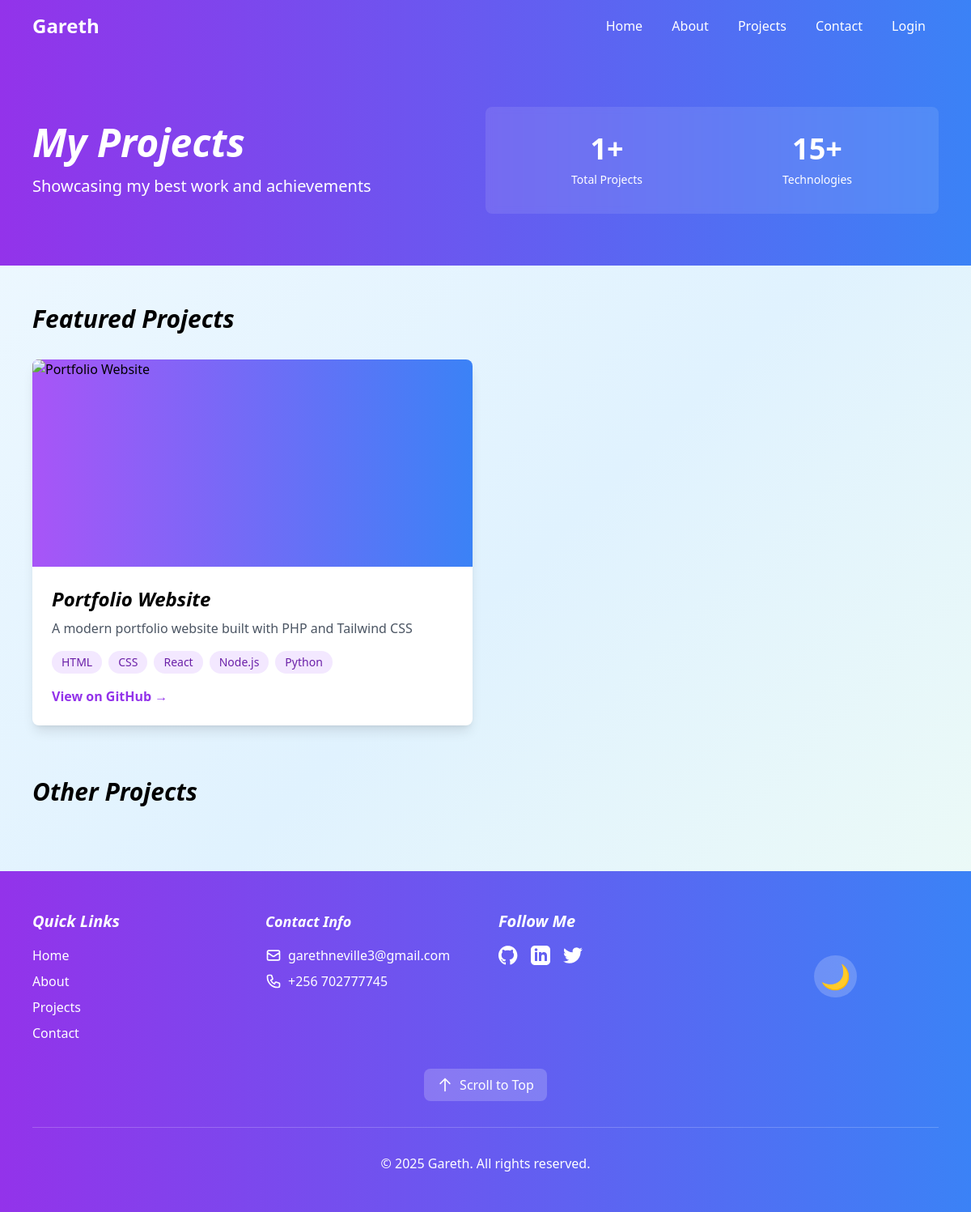
/projects/index.php, run on the app's committed database.
### tables this page shows
CREATE TABLE IF NOT EXISTS projects (
    id INT PRIMARY KEY AUTO_INCREMENT,          
    title VARCHAR(100) NOT NULL,                
    description TEXT,                           
    image_url VARCHAR(255),                     
    live_url VARCHAR(255),                      
    github_url VARCHAR(255),                    
    featured BOOLEAN DEFAULT FALSE,             
    created_at TIMESTAMP DEFAULT CURRENT_TIMESTAMP,         
    updated_at TIMESTAMP DEFAULT CURRENT_TIMESTAMP ON UPDATE CURRENT_TIMESTAMP   
);

CREATE TABLE IF NOT EXISTS technologies (
    id INT PRIMARY KEY AUTO_INCREMENT,          
    name VARCHAR(50) UNIQUE NOT NULL,           
    created_at TIMESTAMP DEFAULT CURRENT_TIMESTAMP
);

### inc/links.php (called while the page is built)
<?php
$home = "http://localhost/gareth/";
$about = $home . "about/";
$projects = $home . "projects/";
$contact = $home . "contact/";
$login = $home . "login/";
?>

### inc/config.php (called while the page is built, shortened)
<?php
try {
    $pdo = new PDO("mysql:host=" . DB_HOST, DB_USER, DB_PASS);
    $pdo->setAttribute(PDO::ATTR_ERRMODE, PDO::ERRMODE_EXCEPTION);
    $pdo->exec("CREATE DATABASE IF NOT EXISTS " . DB_NAME);
    $pdo = new PDO("mysql:host=" . DB_HOST . ";dbname=" . DB_NAME, DB_USER, DB_PASS);
    $pdo->setAttribute(PDO::ATTR_ERRMODE, PDO::ERRMODE_EXCEPTION);
    $pdo->setAttribute(PDO::ATTR_DEFAULT_FETCH_MODE, PDO::FETCH_ASSOC);
} catch(PDOException $e) {
    die("Database Connection Failed: " . $e->getMessage());
}
function get_all_projects() {
    global $pdo;
    try {
        $stmt = $pdo->query("SELECT * FROM projects ORDER BY created_at DESC");
        return $stmt->fetchAll();
    } catch(PDOException $e) {
        return [];
    }
}
function get_featured_projects() {
    global $pdo;
    try {
        $stmt = $pdo->query("SELECT * FROM projects WHERE featured = 1 ORDER BY created_at DESC");
        return $stmt->fetchAll();
    } catch(PDOException $e) {
        return [];
    }
}
function get_project_technologies($project_id) {
    global $pdo;
    try {
        $stmt = $pdo->prepare("
            SELECT t.* FROM technologies t
            JOIN project_technologies pt ON t.id = pt.technology_id
            WHERE pt.project_id = ?
        ");
        $stmt->execute([$project_id]);
        return $stmt->fetchAll();
    } catch(PDOException $e) {
        return [];
    }
}
?>

### projects/index.php (the view, shortened to what this page needs)
<!DOCTYPE html>
<html lang="en">
<?php
include '../inc/links.php';
require_once '../inc/config.php';
?>
<head>
    <?php include '../inc/head.php'; ?>
</head>
<body class="bg-gray-100">
    <?php include '../inc/nav.php'; ?>
    <div class="relative bg-gradient-to-r from-purple-600 to-blue-500 text-white py-16">
        <div class="max-w-6xl mx-auto px-4">
            <div class="flex flex-col md:flex-row items-center justify-between">
                <div class="md:w-1/2 mb-10 md:mb-0">
                    <h1 class="text-5xl font-bold mb-4 border-none">My Projects</h1>
                    <p class="text-xl">Showcasing my best work and achievements</p>
                </div>
                <div class="md:w-1/2">
                    <div class="bg-white bg-opacity-10 p-8 rounded-lg backdrop-blur-sm">
                        <div class="grid grid-cols-2 gap-6">
                            <div class="text-center">
                                <?php
                                $total_projects = count(get_all_projects());
                                ?>
                                <p class="text-4xl font-bold mb-2"><?php echo $total_projects; ?>+</p>
                                <p class="text-sm">Total Projects</p>
                            </div>
                            <div class="text-center">
                                <?php
                                $total_techs = count($pdo->query("SELECT * FROM technologies")->fetchAll());
                                ?>
                                <p class="text-4xl font-bold mb-2"><?php echo $total_techs; ?>+</p>
                                <p class="text-sm">Technologies</p>
                            </div>
                        </div>
                    </div>
                </div>
            </div>
        </div>
    </div>
    <div class="max-w-6xl mx-auto px-4 py-12">
        <div class="mb-16">
            <h2 class="text-3xl font-bold mb-8">Featured Projects</h2>
            <div class="grid grid-cols-1 md:grid-cols-2 gap-8">
                <?php
                $featured_projects = get_featured_projects();
                foreach ($featured_projects as $project):
                    $technologies = get_project_technologies($project['id']);
                ?>
                <div class="bg-white rounded-lg shadow-lg overflow-hidden transform hover:scale-105 transition-transform duration-300">
                    <div class="h-64 bg-gradient-to-r from-purple-500 to-blue-500 relative group">
                    </div>
                    <div class="p-6">
                        <h3 class="text-2xl font-bold mb-2"><?php echo htmlspecialchars($project['title']); ?></h3>
                        <p class="text-gray-600 mb-4"><?php echo htmlspecialchars($project['description']); ?></p>
                        <div class="flex flex-wrap gap-2 mb-4">
                            <?php foreach ($technologies as $tech): ?>
                            <span class="px-3 py-1 bg-purple-100 text-purple-800 rounded-full text-sm">
                                <?php echo htmlspecialchars($tech['name']); ?>
                            </span>
                            <?php endforeach; ?>
                        </div>
                        <?php if ($project['github_url']): ?>
                        <a href="<?php echo htmlspecialchars($project['github_url']); ?>" target="_blank" class="text-purple-600 font-semibold hover:text-purple-800 transition-colors">
                            View on GitHub →
                        </a>
                        <?php endif; ?>
                    </div>
                </div>
                <?php endforeach; ?>
            </div>
        </div>
        <div>
            <h2 class="text-3xl font-bold mb-8">Other Projects</h2>
        </div>
    </div>
    <?php include '../inc/footer.php'; ?>
</body>
</html>

### inc/head.php (shortened to what this page needs)
<!DOCTYPE html>
<html lang="en">
<head>
    <script src="https://cdn.tailwindcss.com"></script>
</head>

### inc/nav.php
<?php include 'links.php'; ?>
<nav class="bg-gradient-to-r from-purple-600 to-blue-500 shadow-lg">
    <div class="max-w-6xl mx-auto px-4">
        <div class="flex justify-between items-center py-4">
            <div class="text-2xl font-bold text-white">Gareth</div>
            <div>
                <a href="<?php echo $home; ?>" class="px-4 py-2 text-white hover:text-blue-100 transition-colors">Home</a>
                <a href="<?php echo $about; ?>" class="px-4 py-2 text-white hover:text-blue-100 transition-colors">About</a>
                <a href="<?php echo $projects; ?>" class="px-4 py-2 text-white hover:text-blue-100 transition-colors">Projects</a>
                <a href="<?php echo $contact; ?>" class="px-4 py-2 text-white hover:text-blue-100 transition-colors">Contact</a>
                <a href="<?php echo $login; ?>" class="px-4 py-2 text-white hover:text-blue-100 transition-colors">Login</a>
            </div>
        </div>
    </div>
</nav>
<div id="scroll-progress" class="h-1 bg-gradient-to-r from-purple-600 to-blue-500"></div>

### inc/footer.php (shortened to what this page needs)
    <footer class="bg-gradient-to-r from-purple-600 to-blue-500 text-white py-12">
        <div class="max-w-6xl mx-auto px-4">
            <div class="grid grid-cols-1 md:grid-cols-4 gap-8">
                <div>
                    <h3 class="text-xl font-bold mb-4">Quick Links</h3>
                    <ul class="space-y-2">
                        <li><a href="<?php echo $home; ?>" class="hover:text-blue-100 transition-colors">Home</a></li>
                        <li><a href="<?php echo $about; ?>" class="hover:text-blue-100 transition-colors">About</a></li>
                        <li><a href="<?php echo $projects; ?>" class="hover:text-blue-100 transition-colors">Projects</a></li>
                        <li><a href="<?php echo $contact; ?>" class="hover:text-blue-100 transition-colors">Contact</a></li>
                    </ul>
                </div>
                <div>
                    <h3 class="text-lg font-semibold mb-4">Contact Info</h3>
                    <div class="space-y-2">
                        <p class="flex items-center">
                            <svg class="w-5 h-5 mr-2" fill="none" stroke="currentColor" viewBox="0 0 24 24">
                                <path stroke-linecap="round" stroke-linejoin="round" stroke-width="2" d="M3 8l7.89 5.26a2 2 0 002.22 0L21 8M5 19h14a2 2 0 002-2V7a2 2 0 00-2-2H5a2 2 0 00-2 2v10a2 2 0 002 2z"/>
                            </svg>
                            <a href="mailto:garethneville3@gmail.com" class="hover:text-blue-100 transition-colors">garethneville3@gmail.com</a>
                        </p>
                        <p class="flex items-center">
                            <a href="tel:+1234567890" class="hover:text-blue-100 transition-colors">+256 702777745</a>
                        </p>
                    </div>
                </div>
                <div>
                    <h3 class="text-xl font-bold mb-4">Follow Me</h3>
                    <div class="flex space-x-4">
                        <a href="#" class="hover:text-blue-100 transition-colors">
                        </a>
                        <a href="#" class="hover:text-blue-100 transition-colors">
                        </a>
                        <a href="#" class="hover:text-blue-100 transition-colors">
                        </a>
                    </div>
                </div>
                <div class="flex items-center justify-center">
                    <button id="darkModeToggle" class="text-3xl hover:scale-110 transition-transform cursor-pointer bg-white bg-opacity-20 p-2 rounded-full" title="Toggle Dark Mode">
                        🌙
                    </button>
                </div>
            </div>
            <div class="flex justify-center mt-8">
                <button onclick="scrollToTop()" class="bg-white bg-opacity-20 hover:bg-opacity-30 text-white px-4 py-2 rounded-lg transition-colors flex items-center">
                    <svg class="w-5 h-5 mr-2" fill="none" stroke="currentColor" viewBox="0 0 24 24">
                        <path stroke-linecap="round" stroke-linejoin="round" stroke-width="2" d="M5 10l7-7m0 0l7 7m-7-7v18"/>
                    </svg>
                    Scroll to Top
                </button>
            </div>
            <div class="mt-8 pt-8 border-t border-white border-opacity-20 text-center">
                <p>&copy; <?php echo date('Y'); ?> Gareth. All rights reserved.</p>
            </div>
        </div>
    </footer>
</body>
</html>

### inc/head.php (style rules this page uses)
:root { color-scheme: light; }
h1, h2, h3, h4, h5, h6 { font-weight: bold; font-style: italic; transition: all 0.3s ease; }
body { background: linear-gradient(135deg, #f0f9ff 0%, #e0f2fe 50%, #f0fdf4 100%); min-height: 100vh; }
* { transition: background-color 0.3s ease, color 0.3s ease, border-color 0.3s ease; }

### data on the page
projects: title "Portfolio Website", description "A modern portfolio website built with PHP and Tailwind CSS"
technologies: name "HTML"
technologies: name "CSS"
technologies: name "React"
technologies: name "Node.js"
technologies: name "Python"

### other printed values
$total_projects "1"
$total_techs "15"
